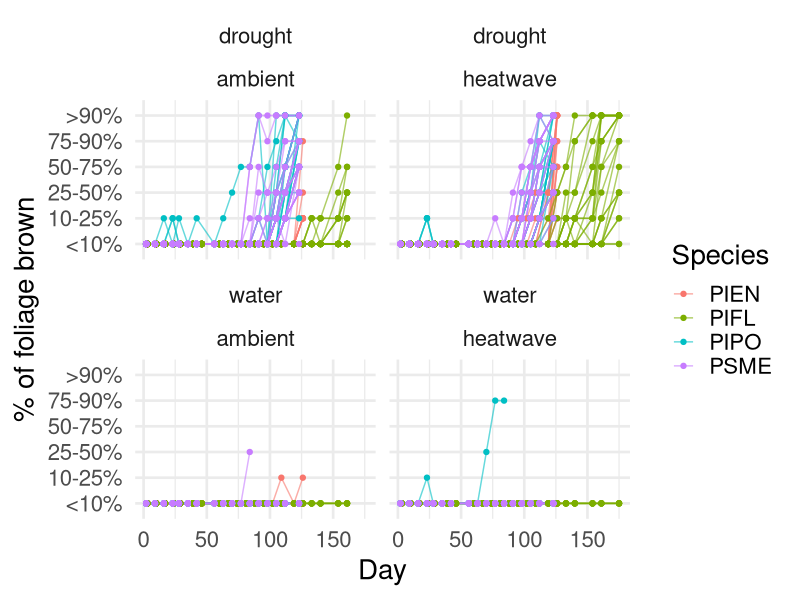
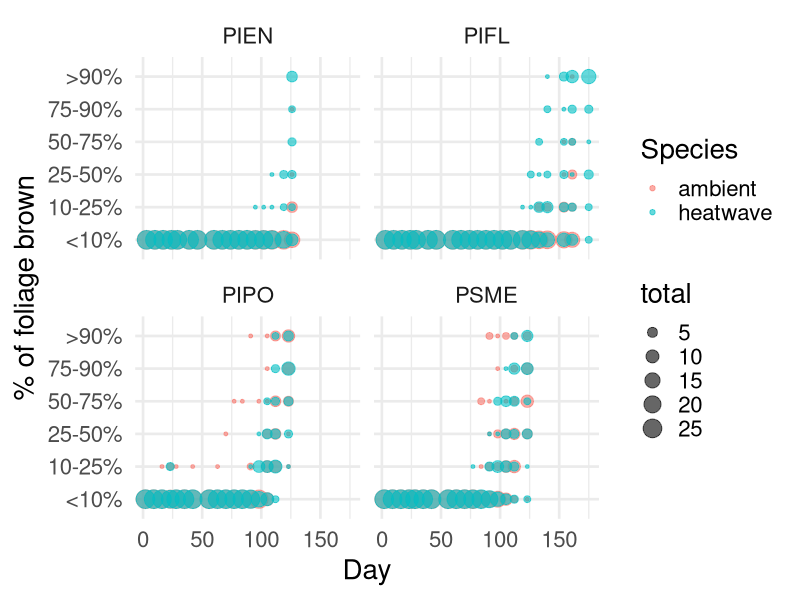
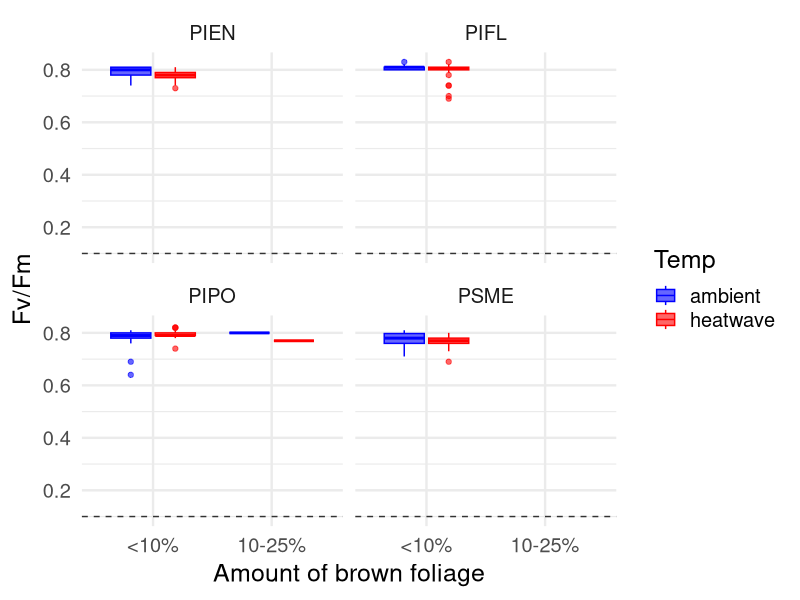

The R script that drew these images, in order: (Note: this script raises an error after producing the figures.)
library(tidyverse)
# install.packages('survival')
library(survival)

start_exp <- yday(as.POSIXct("2025-07-21"))
hw_colors <- c("blue", "red")
fl <- read_csv("data/Experiment/Processed/Fluorescence.csv") %>% 
  mutate(date = date(date))
con <- read_csv("data/Experiment/Processed/Conductance.csv") %>% 
  mutate(date = date(date))
brown <- read_csv("data/Experiment/Processed/Ocular_Color.csv") %>% 
  mutate(date = date(date)) %>% 
  mutate(brown_perc = case_when(brown_perc == ">9" ~ ">90%",
                                brown_perc == "10" ~ "<10%",
                                brown_perc == "25" ~ "10-25%",
                                brown_perc == "50" ~ "25-50%",
                                brown_perc == "75" ~ "50-75%",
                                brown_perc == "90" ~ "75-90%"))
brown$brown_perc <- factor(brown$brown_perc, levels = c("<10%",
                                                        "10-25%",
                                                        "25-50%",
                                                        "50-75%",
                                                        "75-90%",
                                                        ">90%"))

# ummm what is going on here bruh
ggplot(brown, aes(x = day, y = brown_perc))+
  geom_line(aes(group = TreeID, color = spp), alpha = 0.6)+
  geom_point(aes(color = spp))+
  # geom_smooth(aes(group = spp))+
  theme_minimal(base_size = 20)+
  facet_wrap(~water+temp)+
  labs(x = "Day", y = "% of foliage brown", color = "Species")

brown_sum <- brown %>% 
  group_by(spp, brown_perc, water, temp, day) %>% 
  summarise(total = n())

ggplot(filter(brown_sum, water == "drought"), aes(x = day, y = brown_perc))+
  # geom_line(aes(color = spp), alpha = 0.6)+
  geom_point(aes(color = temp, size = total), alpha = 0.6)+
  # geom_smooth(aes(group = spp))+
  theme_minimal(base_size = 20)+
  facet_wrap(~spp)+
  labs(x = "Day", y = "% of foliage brown", color = "Species")

# fl-brown comparison:

br_sub <- brown %>% 
  dplyr::select(spp, TreeID, id, temp, water, brown_perc, week)

fl_sub <- fl %>% 
  dplyr::select(spp, TreeID, id, temp, water, Fv_Fm_dark, week)
  
fl_br <- inner_join(fl_sub, br_sub) %>% 
  filter(!is.na(brown_perc), !is.na(Fv_Fm_dark))

# ggplot(filter(fl_br, water == "drought"), aes(x = brown, y = Fv_Fm_dark))+
#   geom_bin_2d(bins = 50)+
#   facet_wrap(~spp)+
#   theme_minimal()

ggplot(filter(fl_br, water == "drought"), aes(x = brown_perc, y = Fv_Fm_dark))+
  geom_boxplot(aes(fill = temp, color = temp), alpha = 0.6)+
  # geom_point(aes(color = temp), position = "jitter")+
  geom_hline(yintercept = 0.1, linetype = 2, color = "gray20")+
  theme_minimal(base_size = 18)+
  scale_color_manual(values = hw_colors)+
  scale_fill_manual(values = hw_colors)+
  facet_wrap(~spp)+
  labs(x = "Amount of brown foliage", y = "Fv/Fm", color = "Temp", fill = "Temp")

ggplot(filter(fl_br, water == "drought"), aes(x = as.factor(brown), y = Fv_Fm_dark))+
  geom_boxplot(aes(fill = spp))+
  theme_minimal(base_size = 20)



# Time of death from fl:

fl_death <- (filter(fl, Fv_Fm_dark < 0.1)) %>% 
  group_by(spp, TreeID) %>%
  summarise(tod = min(day))

st_closure <- (filter(con, con < 90)) %>% 
  group_by(spp, TreeID) %>%
  summarise(tod = min(day))
  
fl_con <- inner_join(fl_death, st_closure, join_by(TreeID, spp)) %>% 
  group_by(spp, TreeID) %>% 
  transmute(fl_d = tod.x, con_d = tod.y) %>% 
  mutate(diff = fl_d - con_d) %>% 
  mutate(status = case_when(diff < 0 ~ "Closure after death", 
                            diff == 0 ~ "Closure at death",
                            diff > 0 ~ "Closure before death"))

ggplot(fl_con, aes(x = fl_d, y = con_d))+
  geom_point()+
  geom_abline(slope = 1, intercept = 0)

ggplot(fl_con, aes(x = status))+
  geom_histogram(stat = "count")

ggplot(fl_con, aes(y = spp, x = diff))+
  geom_boxplot(fill = "lightpink")+
  theme_minimal(base_size = 20)+
  labs(y = "Species", x = "Day of loss of photosynthesis - day of stomatal closure")

ggplot(fl_con, aes(x = diff))+
  geom_density(aes(fill = spp), alpha = 0.3)+
  theme_minimal(base_size = 20)+
  labs(y = "Species", x = "Day of loss of photosynthesis - day of stomatal closure")

TukeyHSD(aov(diff ~ spp, fl_con))

ggplot(fl_con, aes(x = diff))+
  geom_density()





# let's create a T/F or 1/0 dataframe for each date and tree if 
# its dead based on certain criteria

dead_trees <- (filter(fl, Fv_Fm_dark < 0.1)) %>% 
  group_by(TreeID) %>%
  unique() %>% 
  mutate(life = 1) %>% 
  select(TreeID, spp, date, life, temp, water)

alive_trees <- (filter(fl, Fv_Fm_dark >= 0.1)) %>% 
  group_by(TreeID) %>%
  unique() %>% 
  mutate(life = 0) %>% 
  select(TreeID, spp, date, life, temp, water)

tree_fl <- rbind(dead_trees, alive_trees) %>% 
  mutate(time = yday(date)-202)

ggplot(tree_fl, aes(x = time, y = life))+
  geom_point()+
  geom_smooth(aes(fill = spp))

library(ggfortify)
# from Allie's code:
km <- with(tree_fl, Surv(time, life))
km_fit <- survfit(Surv(time, life) ~ spp + temp, data=filter(tree_fl, water == "drought"))
plot(km_fit)
autoplot(km_fit)+
  theme_minimal(base_size = 20)+
  labs(x = "Day", y = "% Survival")

km_fit1 <- survfit(Surv(time, life) ~ spp, data=filter(tree_fl, water == "water" & temp == "ambient"))
plot(km_fit1)
autoplot(km_fit1)+
  theme_minimal(base_size = 20)+
  labs(x = "Day", y = "% Survival")+
  ylim(c(0, 1))

km_hw <- survfit(Surv(time, life) ~ spp, data=filter(tree_fl, water == "drought" & temp == "heatwave"))
plot(km_hw)
autoplot(km_hw)+
  theme_minimal(base_size = 20)+
  labs(x = "Day", y = "% Survival")
